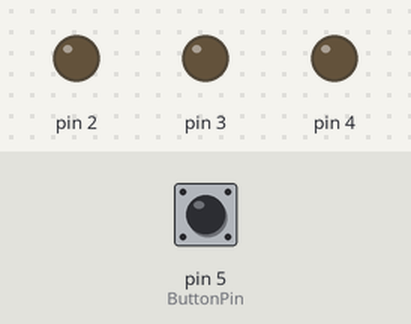
A sketch run on a simulated Arduino Uno, built with avr-gcc and run on an emulated ATmega328P. Shown: output pins drawn as LEDs (lit = HIGH). The inputs (shaded band) are chosen by the test bench; at power-on: pin 5 (ButtonPin) LOW.

Above: at 3.8 s.
3.9 s: pin 5 (ButtonPin) pulled HIGH for 1.8 s
At 4.9 s:
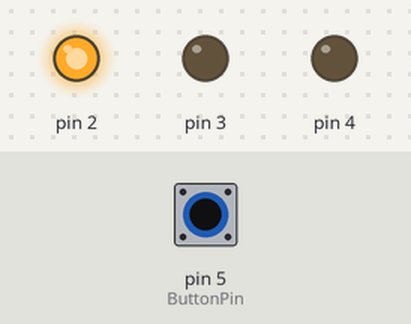
At 5.3 s:
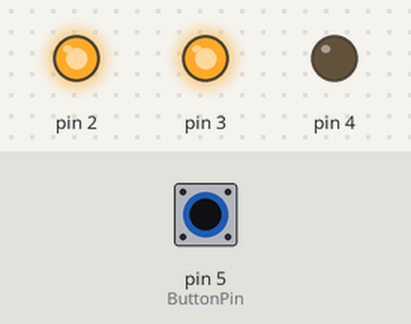
8.0 s: pin 5 (ButtonPin) pulled HIGH for 3.2 s
At 10.3 s:
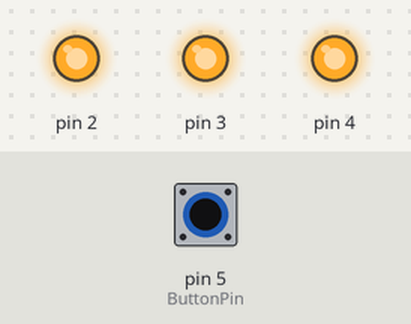
Timing chart, 0 to 14.5 s (numbered marks = the images above; inputs shaded):
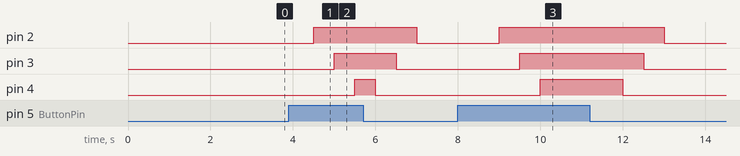

Measured:
- after the input at 3.9 s, pin 2: LOW → HIGH after 0.60 s, → LOW 2.5 s later; pin 3: LOW → HIGH after 1.1 s, → LOW 1.5 s later; pin 4: LOW → HIGH after 1.6 s, → LOW 0.50 s later
- after the input at 8.0 s, pin 2: LOW → HIGH after 1.0 s, → LOW 4.0 s later; pin 3: LOW → HIGH after 1.5 s, → LOW 3.0 s later; pin 4: LOW → HIGH after 2.0 s, → LOW 2.0 s later

The sketch:

PressMulLED.ino
```cpp
// C++ code
// blinking multiple LED using for loop
#define delayTime 50
#define ButtonPin 5
void setup()
{
  for(int i = 2; i<=4; i++)
  {
  	pinMode(i, OUTPUT);
  }
  pinMode(ButtonPin, INPUT);
}

void checkPressed(){
  if(digitalRead(ButtonPin) == HIGH) {
  	turnOn();
  }
  else {
  	turnOff();
  }
}

void turnOn() {
  for(int i = 2; i<=4; i++)
  {
    digitalWrite(i, HIGH);
    delay(500);
  }
}

void turnOff() {
  for(int i = 4; i>=2; i--)
  {
    digitalWrite(i, LOW);
    delay(500);
  }
}

void loop()
{
  checkPressed();
}
```
